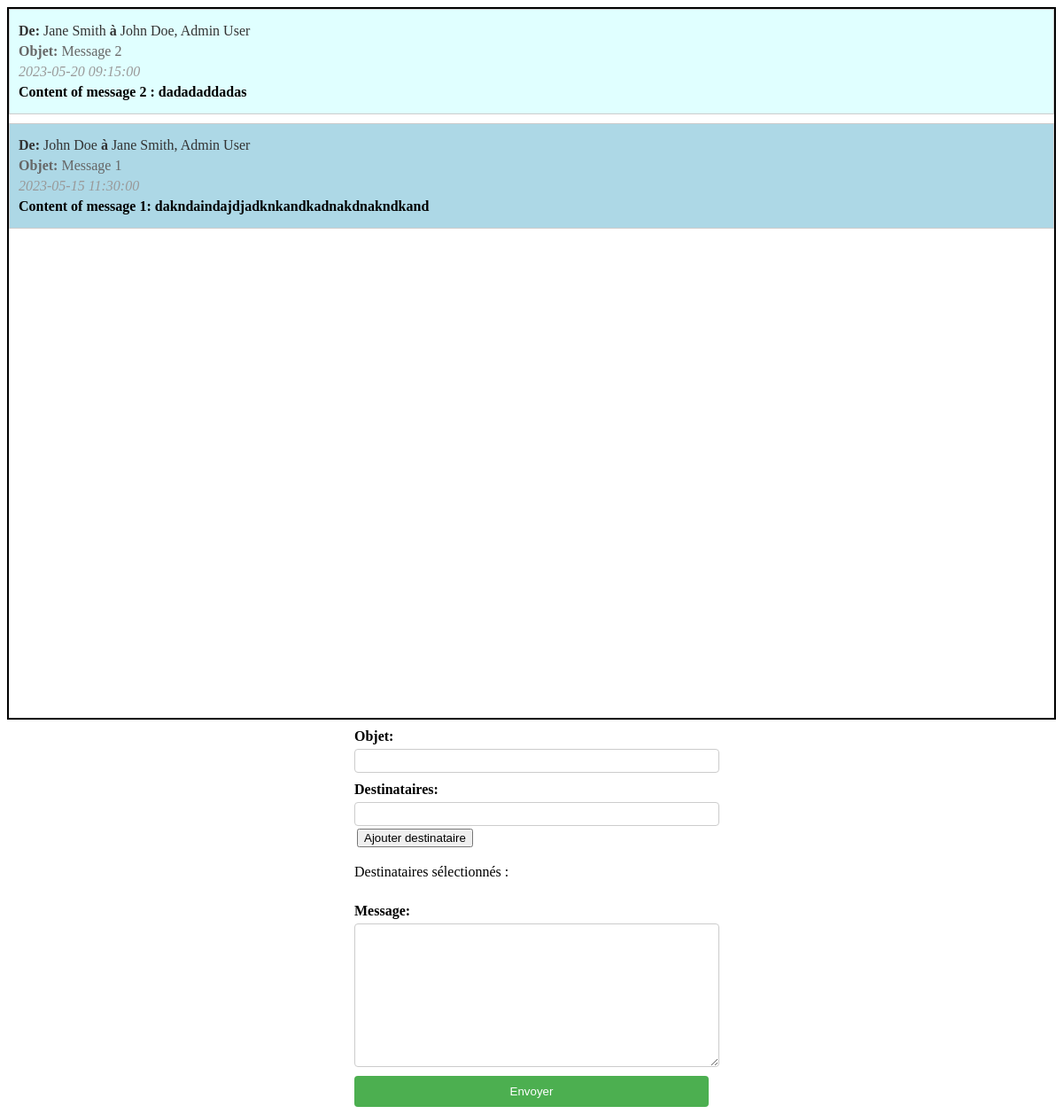
The page /php/messagerie.php on the database as committed earlier.
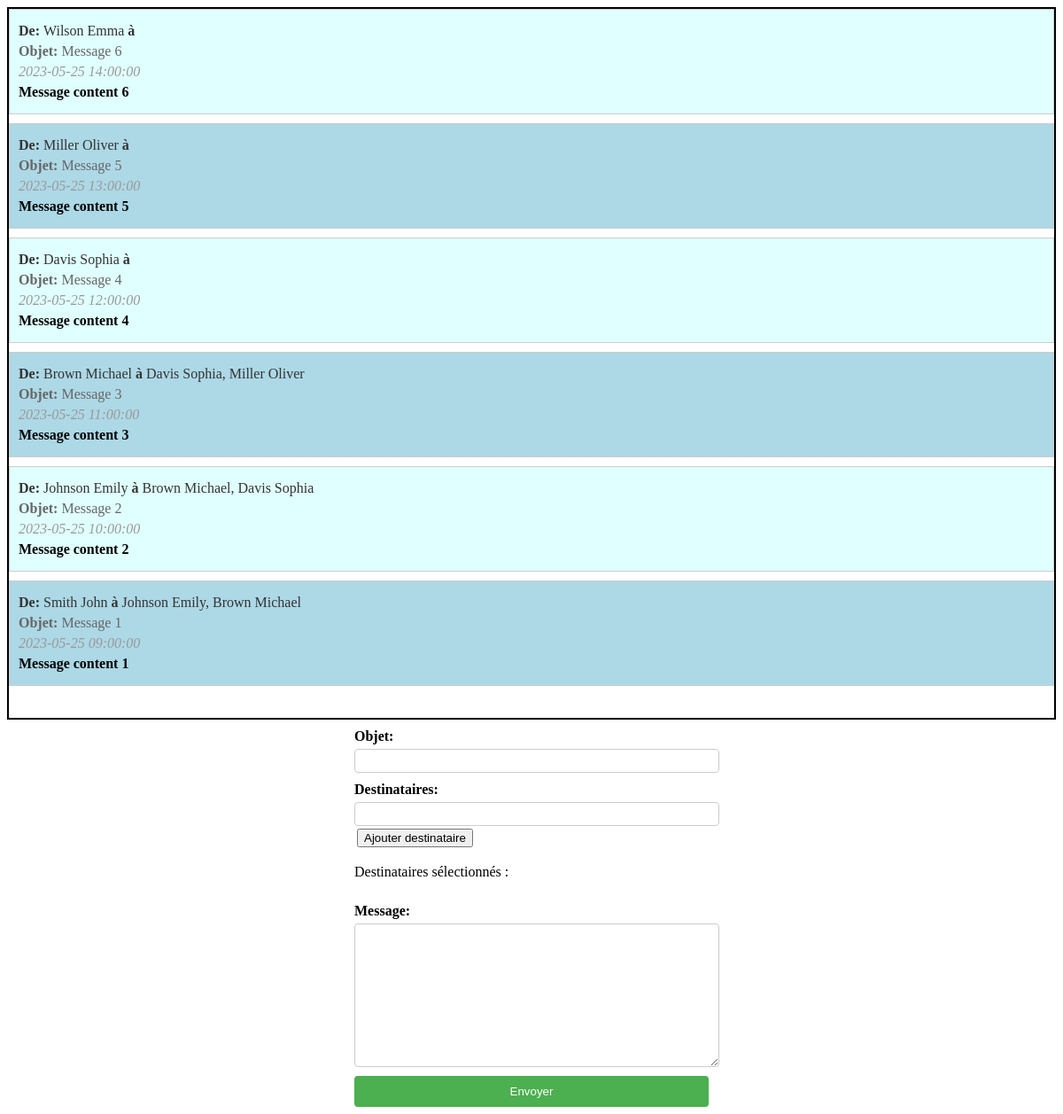
The same page on the database as committed later.
### tables this page shows
create table Message (
    idMessage INTEGER primary key unique not null auto_increment,
    dateEnvoi DATETIME,
    objet VARCHAR(100),
    contenu TEXT,
    idEnvoyeur INTEGER,

    foreign key fk_Envoyeur(idEnvoyeur) references Utilisateur(idUtilisateur) on delete cascade
);

create table Utilisateur (
    idUtilisateur INTEGER primary key unique not null auto_increment,
    email VARCHAR(100),
    mdp VARCHAR(319),
    typeUtilisateur ENUM('gestionnaire','normal','administrateur'),
    nivEtude ENUM('L1','L2','L3','M1','M2','D'),
    nom VARCHAR(100),
    prenom VARCHAR(100),
    ecole VARCHAR(100),
    ville VARCHAR(100) 
);

### php/bdd.php (called while the page is built, shortened)
<?php
function getAllFromRequest($mysqlClient,$request) {
    try {
        $statement = $mysqlClient->prepare($request);
        $statement->execute();
        $tableau = $statement->fetchAll();
        return $tableau;
    }
    catch(Exception $e) {
        die('Erreur : ' . $e->getMessage());
    }
}
?>

### php/messagerie.php (the view, shortened to what this page needs)
<!DOCTYPE html>
<html lang="en">
<head>
    <link rel="stylesheet" href="/css/messagerie.css">
</head>
<body>
    <div class="message-conteneur">
        <?php
            include("bdd.php");
            $req = "select * from Message inner join Utilisateur on idEnvoyeur = idUtilisateur order by dateEnvoi DESC ";
            $cnx = connexion($serveur,$bdd,$user,$pass);
            $tab = getAllFromRequest($cnx,$req);
            foreach($tab as $msg) {
                $nomEnvoyeur = $msg["nom"] ." ". $msg["prenom"];
                $req = "select * from MessageDestinataire inner join Utilisateur on idUtilisateur = idDestinataire where idMessage = ".$msg["idMessage"].";";
                $rowsReceveur = getAllFromRequest($cnx,$req);
                $numrow = count($rowsReceveur);
                $receveurs = "";
                for($i=0;$i<$numrow;$i++) {
                    $receveur = $rowsReceveur[$i];
                    $nomReceveur = $receveur["nom"]." ".$receveur["prenom"];
                    $receveurs = $receveurs.$nomReceveur;
                    if ($i!= $numrow-1){
                        $receveurs = $receveurs.", ";
                    }
                }
                echo "
                        <div class='message'>
                            <p class='envoyeur' ><span>De: </span>".$nomEnvoyeur." <span>à</span> ".$receveurs."</p>
                            <p class='objet' ><span>Objet:</span> ".$msg["objet"]."</p>
                            <p class='date' >".$msg["dateEnvoi"]."</p>
                            <p class='contenu' >".$msg["contenu"]."</p>
                        </div>
                ";
            }
        ?>
    </div>
    <form action="envoiMessage.php" method="post">
        <label for="objet">Objet:</label>
        <input type="text" name="objet" id="in-objet" required>
        <label for="list-destinataire">Destinataires:</label>
        <div class="gestion-destinataire">
            <input type="text" id="input-current-destinataire" name="list-destinataire" list="destinataires-list" autocomplete="on" >
            <input type="button" value="Ajouter destinataire" onclick="ajouterDestinataire()">
            <p>
                Destinataires sélectionnés :
            </p>
        </div>
        <label for="contenu">Message:</label>
        <textarea name="contenu" id="input-message" cols="30" rows="10"></textarea>
        <input type="submit" value="Envoyer">
    </form>
</body>
</html>

### css/messagerie.css (style rules this page uses)
.message-conteneur { display: flex; flex-direction: column; overflow: scroll; border: 2px solid black; padding: 5px²; height: 50em; max-height: 100%; }
.message { border: 1px solid #ccc; padding: 10px; margin-bottom: 10px; background-color: lightblue; }
.message-conteneur .message:nth-child(odd) { background-color: lightcyan; }
.message p { margin: 5px 0; }
.message p span { font-weight: bold; }
.message .envoyeur { color: #333; }
.message .objet { color: #666; }
.message .date { color: #999; font-style: italic; }
.message .contenu { font-weight: bold; }
form { display: flex; flex-direction: column; max-width: 400px; margin: 0 auto; }
label { margin-top: 10px; font-weight: bold; }
input[type="text"], textarea { width: 100%; padding: 5px; margin-top: 5px; border: 1px solid #ccc; border-radius: 4px; }
input[type="submit"] { margin-top: 10px; padding: 10px 20px; background-color: #4CAF50; color: white; border: none; border-radius: 4px; cursor: pointer; }
.gestion-destinataire input[type="button"] { margin: 3px; }

Rows that differ between the two databases and show on the page:
added message: idEnvoyeur.prenom "Wilson Emma", objet "Message 6", dateEnvoi "2023-05-25 14:00:00", contenu "Message content 6"
added message: idEnvoyeur.prenom "Miller Oliver", objet "Message 5", dateEnvoi "2023-05-25 13:00:00", contenu "Message content 5"
added message: idEnvoyeur.prenom "Davis Sophia", objet "Message 4", dateEnvoi "2023-05-25 12:00:00", contenu "Message content 4"
added message: idEnvoyeur.prenom "Brown Michael", receveurs "Davis Sophia, Miller Oliver", objet "Message 3", dateEnvoi "2023-05-25 11:00:00", contenu "Message content 3"
changed message "Message 2": idEnvoyeur.prenom "Jane Smith" → "Johnson Emily"; receveurs "John Doe, Admin User" → "Brown Michael, Davis Sophia"; dateEnvoi "2023-05-20 09:15:00" → "2023-05-25 10:00:00"; contenu "Content of message 2 : dadadaddadas" → "Message content 2"
changed message "Message 1": idEnvoyeur.prenom "John Doe" → "Smith John"; receveurs "Jane Smith, Admin User" → "Johnson Emily, Brown Michael"; dateEnvoi "2023-05-15 11:30:00" → "2023-05-25 09:00:00"; contenu "Content of message 1: dakndaindajdjadknkandkadnakdnakndkand" → "Message content 1"
